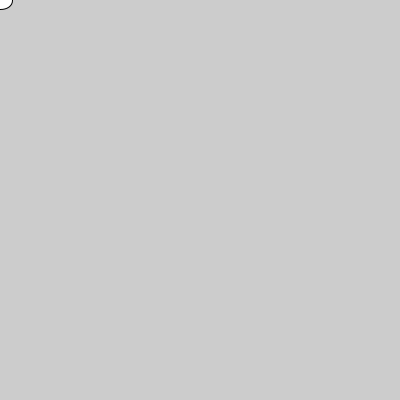
Frame 1 (no input)
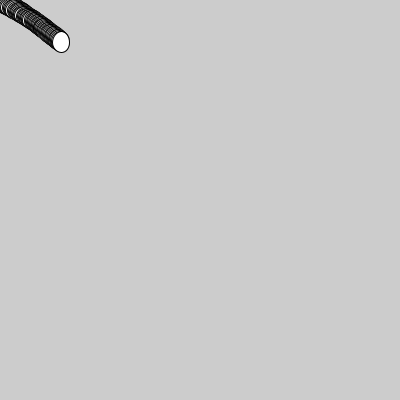
Frame 60 (the mouse pressed at the canvas centre just before this capture)
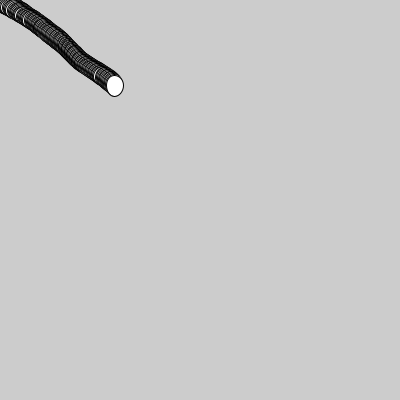
Frame 120 (the mouse held since frame 60 and released just before this capture)

The Processing sketch that drew these frames (run headless with seeded random() and noise(); from frame 60 on, the mouse is pressed at the canvas centre):

// Processing sketch: noise3
// ── noise3.pde


 float x,y;
 float speedx=2.1;
 float speedy=1.7;
float n,n2,t;
float dim,dim2;
void setup(){
  
  size(400,400);}
  
  void draw(){
   n=noise(t);
   n2=noise(t+100);
   dim=map(n,0,1,2,40);
   dim2=map(n2,0,1,4,40);
    ellipse(x,y,dim,dim2);
    t+=0.01;
    x+=speedx*n;
    y+=speedy*n2;
    
    if (x<0 || x>width){
      speedx=speedx*-1;}
    if (y<0 || y>height){
      speedy=speedy*-1;}
  }
